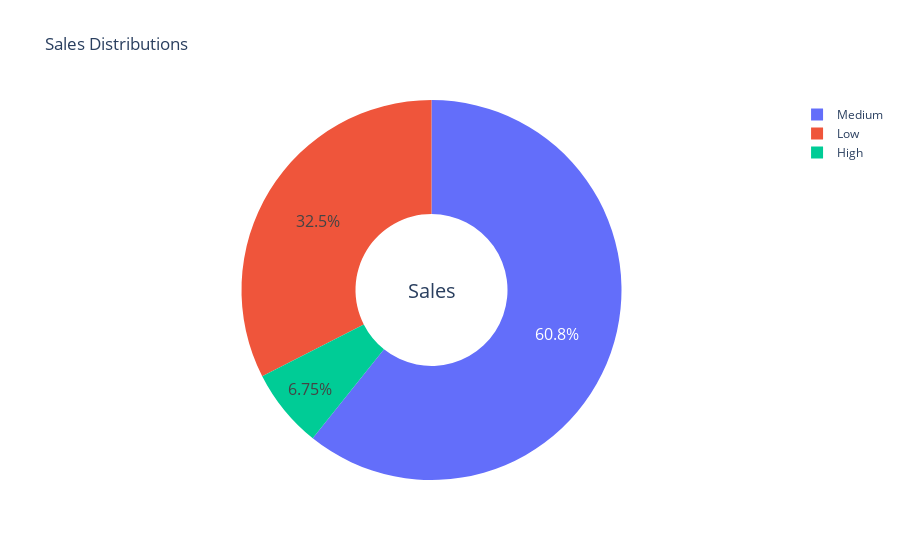

The notebook cell saved with this chart:
### Code cell
type_ = ["Medium", "Low", "High"]
fig = make_subplots(rows=1, cols=1)

fig.add_trace(go.Pie(labels=type_, values=data['Sales'].value_counts(), name="Sales"))

# Use `hole` to create a donut-like pie chart
fig.update_traces(hole=.4, hoverinfo="label+percent+name", textfont_size=16)

fig.update_layout(
    title_text="Sales Distributions",
    # Add annotations in the center of the donut pies.
    annotations=[dict(text='Sales', x=0.5, y=0.5, font_size=20, showarrow=False)])
fig.show()

### Figure 1 — Plotly figure (JSON) as saved in the notebook; plotly's stock layout.template omitted (floating-point values rounded to 4 significant figures)
{"data": [{"hole": 0.4, "hoverinfo": "label+percent+name", "labels": ["Medium", "Low", "High"], "name": "Sales", "textfont": {"size": 16}, "type": "pie", "values": [243, 130, 27]}], "layout": {"annotations": [{"font": {"size": 20}, "showarrow": false, "text": "Sales", "x": 0.5, "y": 0.5}], "title": {"text": "Sales Distributions"}, "xaxis": {"anchor": "y", "domain": [0, 1]}, "yaxis": {"anchor": "x", "domain": [0, 1]}}}
